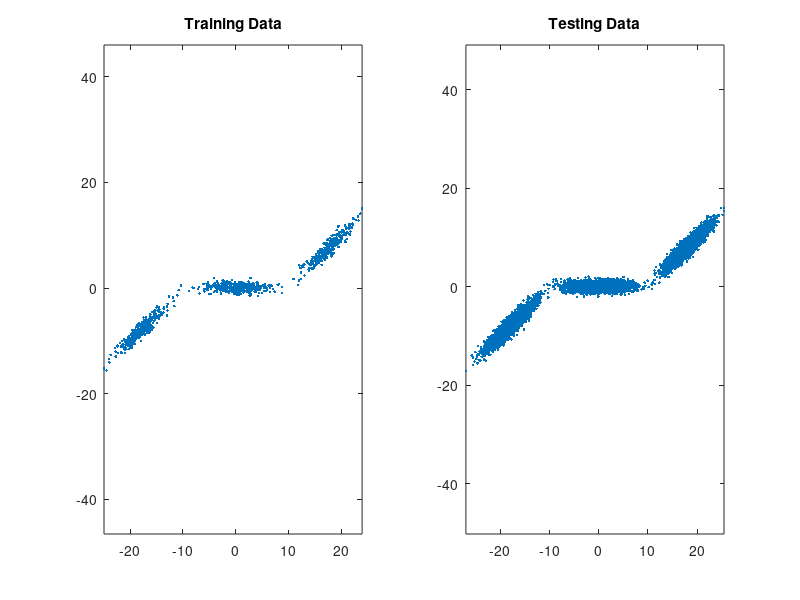

The MATLAB script that drew this image:
clear all, close all,

plotData = 1;
n = 2; Ntrain = 1000; Ntest = 10000; 
alpha = [0.33,0.34,0.33]; % must add to 1.0
meanVectors = [-18 0 18;-8 0 8];
covEvalues = [3.2^2 0;0 0.6^2];
covEvectors(:,:,1) = [1 -1;1 1]/sqrt(2);
covEvectors(:,:,2) = [1 0;0 1];
covEvectors(:,:,3) = [1 -1;1 1]/sqrt(2);

t = rand(1,Ntrain);
ind1 = find(0 <= t & t <= alpha(1));
ind2 = find(alpha(1) < t & t <= alpha(1)+alpha(2));
ind3 = find(alpha(1)+alpha(2) <= t & t <= 1);
Xtrain = zeros(n,Ntrain);
Xtrain(:,ind1) = covEvectors(:,:,1)*covEvalues^(1/2)*randn(n,length(ind1))+meanVectors(:,1);
Xtrain(:,ind2) = covEvectors(:,:,2)*covEvalues^(1/2)*randn(n,length(ind2))+meanVectors(:,2);
Xtrain(:,ind3) = covEvectors(:,:,3)*covEvalues^(1/2)*randn(n,length(ind3))+meanVectors(:,3);

t = rand(1,Ntest);
ind1 = find(0 <= t & t <= alpha(1));
ind2 = find(alpha(1) < t & t <= alpha(1)+alpha(2));
ind3 = find(alpha(1)+alpha(2) <= t & t <= 1);
Xtest = zeros(n,Ntrain);
Xtest(:,ind1) = covEvectors(:,:,1)*covEvalues^(1/2)*randn(n,length(ind1))+meanVectors(:,1);
Xtest(:,ind2) = covEvectors(:,:,2)*covEvalues^(1/2)*randn(n,length(ind2))+meanVectors(:,2);
Xtest(:,ind3) = covEvectors(:,:,3)*covEvalues^(1/2)*randn(n,length(ind3))+meanVectors(:,3);

if plotData == 1
    figure(1), subplot(1,2,1),
    plot(Xtrain(1,:),Xtrain(2,:),'.')
    title('Training Data'), axis equal,
    subplot(1,2,2),
    plot(Xtest(1,:),Xtest(2,:),'.')
    title('Testing Data'), axis equal,
end
%disp(TrainingData.features(1,ind0train));
train1 = Xtrain(1,:);
train2 = Xtrain(2,:);
test1 = Xtest(1,:);
test2 = Xtest(2,:);
%c = {test1_0(:);test1_1(:);test2_0(:);test2_1(:);};
% Convert cell to a table and use first row as variable names
csvwrite('training_MLP.csv', [train1(:),train2(:)]);
csvwrite('testing_MLP.csv', [test1(:),test2(:)]);
